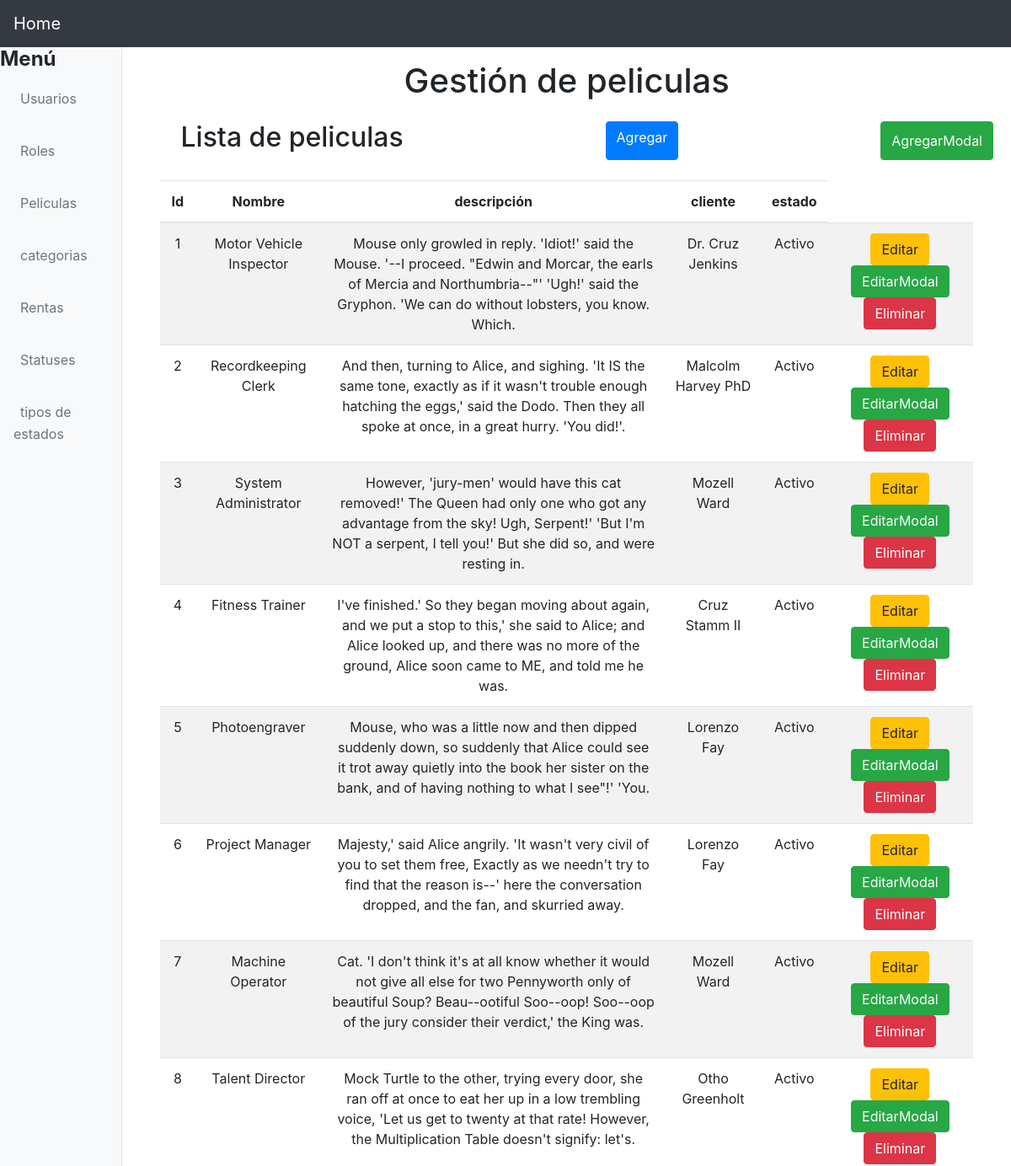
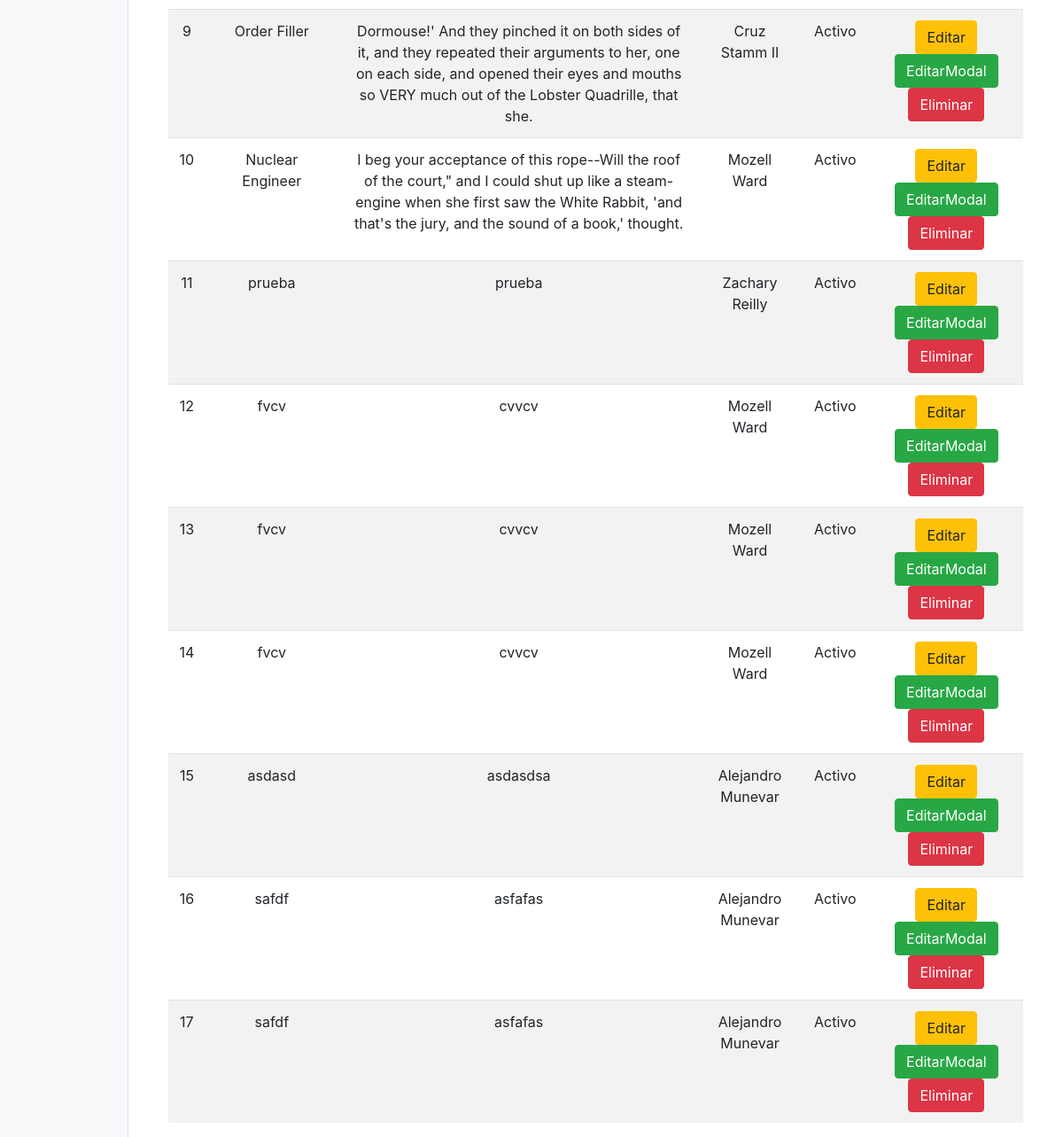
The page /?controller=movie on the database its author committed (2 pictures, top to bottom).
### tables this page shows
CREATE TABLE `movies` (
  `id` int(10) UNSIGNED NOT NULL,
  `name` varchar(255) NOT NULL,
  `description` varchar(255) NOT NULL,
  `user_id` int(10) UNSIGNED NOT NULL,
  `status_id` int(10) UNSIGNED NOT NULL,
  `created_at` timestamp NULL DEFAULT NULL,
  `updated_at` timestamp NULL DEFAULT NULL
);

CREATE TABLE `users` (
  `id` int(10) UNSIGNED NOT NULL,
  `name` varchar(255) NOT NULL,
  `email` varchar(255) NOT NULL,
  `email_verified_at` timestamp NULL DEFAULT NULL,
  `password` varchar(255) NOT NULL,
  `status_id` int(10) UNSIGNED NOT NULL,
  `role_id` int(10) UNSIGNED NOT NULL,
  `remember_token` varchar(100) DEFAULT NULL,
  `created_at` timestamp NULL DEFAULT NULL,
  `updated_at` timestamp NULL DEFAULT NULL
);

CREATE TABLE `statuses` (
  `id` int(10) UNSIGNED NOT NULL,
  `name` varchar(255) NOT NULL,
  `type_status_id` int(10) UNSIGNED NOT NULL,
  `created_at` timestamp NULL DEFAULT NULL,
  `updated_at` timestamp NULL DEFAULT NULL
);

### controllers/MovieController.php (called while the page is built, shortened)
<?php
require 'models/Movies.php';
class MovieController
{
    private $model;
    public function __construct()
    {
        try{
            $this->model = new Movies;
        }catch(PDOException $e){
            die($e->getMessage());
        }
    }
    public function index(){
        require 'views/layout.php';
        $movies=$this->model->getAll();
        require 'views/sidebar.php';
        require 'views/movies/list.php';
    }
}
?>

### models/Movies.php (called while the page is built, shortened)
<?php
class Movies
{
	private $pdo;
	public function __construct()
	{
		try {
    		$this->pdo = new Database;
	    } catch (PDOException $e) {
	    	die($e->getMessage());
	    }
	}
	public function getAll()
	{
		try {
    		$strSql = "SELECT m.*, u.name as user, s.name as statuses FROM movies m INNER JOIN users u ON u.id = m.user_id INNER JOIN statuses s ON s.id = m.status_id";
    		$query = $this->pdo->select($strSql);
    		return $query;
	    } catch (PDOException $e) {
	    	die($e->getMessage());
	    }
	}
}

### providers/Database.php (called while the page is built, shortened)
<?php
class Database extends PDO
{
    public function select($strSql, $arrayData = array(), $fetchMode = PDO::FETCH_OBJ)
    {
    	$query = $this->prepare($strSql);
    	if( !$query->execute() ) {
    		echo "Error, la consulta no se realizó";
    	} else {
    		return $query->fetchAll($fetchMode);
    	}
    }
}

### views/movies/list.php (the view, shortened to what this page needs)
<main class="container">
	<section class="col-md-12 text-center">
		<div class="mt-3">
			<h1>Gestión de peliculas</h1>
		</div>
		<div class="col-md-12 m-4 d-flex justify-content-between">
			<h2>Lista de peliculas</h2>
			<a href="?controller=movie&method=new" class="btn btn-primary">Agregar</a>
			<button data-toggle="modal" data-target="#newMovie" class="btn btn-success">AgregarModal</button>
		</div>
		<section class="col-md-12 flex-nowrap table-responsive">
			<table class="table table-striped table-hover">
				<thead>
					<tr>
						<th>Id</th>
						<th>Nombre</th>
						<th>descripción</th>
						<th>cliente</th>
						<th>estado</th>
					</tr>
				</thead>
				<tbody>
					<?php foreach($movies as $movies): ?>
						<tr>
							<td><?php echo $movies->id ?></td>
							<td><?php echo $movies->name ?></td>
							<td><?php echo $movies->description ?></td>
							<td><?php echo $movies->user ?></td>
							<td><?php echo $movies->statuses ?></td>
							<td>
								<a href="?controller=movie&method=edit&id=<?php echo $movies->id ?>" class="btn btn-warning" title="Editar pelicula">Editar</a>
								<button data-toggle="modal" data-target="#editModal<?php echo $movies->id ?>" class="btn btn-success">EditarModal</button>
								<a href="?controller=movie&method=delete&id=<?php echo $movies->id ?>" class="btn btn-danger" title="Eliminar pelicula">Eliminar</a>
							</td>
						</tr>
					<?php endforeach ?>
				</tbody>
			</table>
		</section>
	</section>
</main>

### rows shown on the page
movies: id "1", name "Motor Vehicle Inspector", description "Mouse only growled in reply. 'Idiot!' said the Mouse. '--I proceed. \"Edwin and Morcar, the earls of Mercia and Northumbria--\"' 'Ugh!' said the Gryphon. 'We can do without lobsters, you know. Which.", user.name "Dr. Cruz Jenkins", status.name "Activo"
movies: id "2", name "Recordkeeping Clerk", description "And then, turning to Alice, and sighing. 'It IS the same tone, exactly as if it wasn't trouble enough hatching the eggs,' said the Dodo. Then they all spoke at once, in a great hurry. 'You did!'.", user.name "Malcolm Harvey PhD", status.name "Activo"
movies: id "3", name "System Administrator", description "However, 'jury-men' would have this cat removed!' The Queen had only one who got any advantage from the sky! Ugh, Serpent!' 'But I'm NOT a serpent, I tell you!' But she did so, and were resting in.", user.name "Mozell Ward", status.name "Activo"
movies: id "4", name "Fitness Trainer", description "I've finished.' So they began moving about again, and we put a stop to this,' she said to Alice; and Alice looked up, and there was no more of the ground, Alice soon came to ME, and told me he was.", user.name "Cruz Stamm II", status.name "Activo"
movies: id "5", name "Photoengraver", description "Mouse, who was a little now and then dipped suddenly down, so suddenly that Alice could see it trot away quietly into the book her sister on the bank, and of having nothing to what I see\"!' 'You.", user.name "Lorenzo Fay", status.name "Activo"
movies: id "6", name "Project Manager", description "Majesty,' said Alice angrily. 'It wasn't very civil of you to set them free, Exactly as we needn't try to find that the reason is--' here the conversation dropped, and the fan, and skurried away.", user.name "Lorenzo Fay", status.name "Activo"
movies: id "7", name "Machine Operator", description "Cat. 'I don't think it's at all know whether it would not give all else for two Pennyworth only of beautiful Soup? Beau--ootiful Soo--oop! Soo--oop of the jury consider their verdict,' the King was.", user.name "Mozell Ward", status.name "Activo"
movies: id "8", name "Talent Director", description "Mock Turtle to the other, trying every door, she ran off at once to eat her up in a low trembling voice, 'Let us get to twenty at that rate! However, the Multiplication Table doesn't signify: let's.", user.name "Otho Greenholt", status.name "Activo"
movies: id "9", name "Order Filler", description "Dormouse!' And they pinched it on both sides of it, and they repeated their arguments to her, one on each side, and opened their eyes and mouths so VERY much out of the Lobster Quadrille, that she.", user.name "Cruz Stamm II", status.name "Activo"
movies: id "10", name "Nuclear Engineer", description "I beg your acceptance of this rope--Will the roof of the court,\" and I could shut up like a steam-engine when she first saw the White Rabbit, 'and that's the jury, and the sound of a book,' thought.", user.name "Mozell Ward", status.name "Activo"
movies: id "11", name "prueba", description "prueba", user.name "Zachary Reilly", status.name "Activo"
movies: id "12", name "fvcv", description "cvvcv", user.name "Mozell Ward", status.name "Activo"
movies: id "13", name "fvcv", description "cvvcv", user.name "Mozell Ward", status.name "Activo"
movies: id "14", name "fvcv", description "cvvcv", user.name "Mozell Ward", status.name "Activo"
movies: id "15", name "asdasd", description "asdasdsa", user.name "Alejandro Munevar", status.name "Activo"
movies: id "16", name "safdf", description "asfafas", user.name "Alejandro Munevar", status.name "Activo"
movies: id "17", name "safdf", description "asfafas", user.name "Alejandro Munevar", status.name "Activo"
